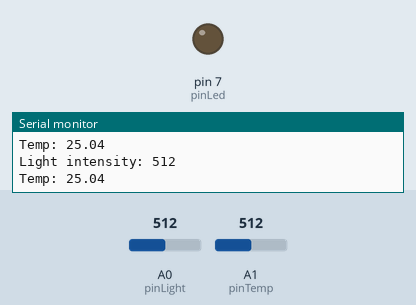
A sketch run on a simulated Arduino Uno, built with avr-gcc and run on an emulated ATmega328P. Parts: output pins drawn as LEDs (lit = HIGH), the last lines printed to the serial monitor. Inputs (shaded band) come from the test bench; at power-on: A0 (pinLight) = 512, A1 (pinTemp) = 512.

Above: at 1.8 s.
1.9 s: A0 (pinLight) set to 411
3.4 s: A0 (pinLight) set to 382
At 5.0 s:
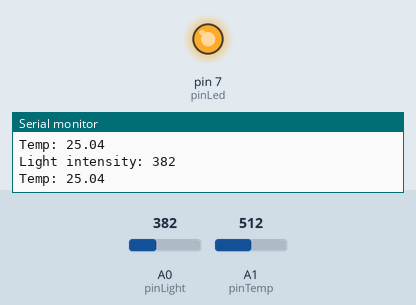
5.5 s: A0 (pinLight) set to 511
At 6.6 s:
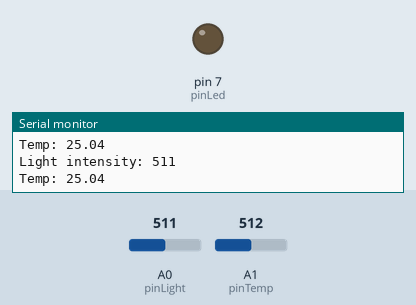
7.5 s: A0 (pinLight) set to 306
At 9.4 s:
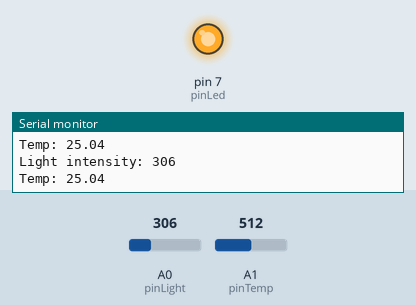
Timing chart, 0 to 10.5 s (numbered marks = the images above; inputs shaded):
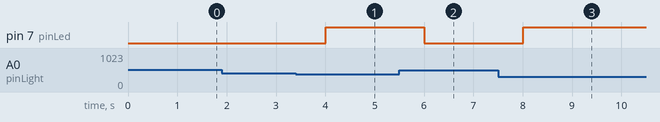

The sketch:

app.ino
```cpp
/*
 * Smart farming proof-of-concept using IoT
 * Done by Jia Jian, Xin Wei, Fiona, Jack and Sam
 * BPAS AY19/20 Term 1 - G9T1
 */


const int pinLight = A0; // Light sensor is at A0.
const int pinTemp = A1; // Define the pin to which the temperature sensor is connected.
const int pinLed = 7; // D7.

// Define the B-value of the thermistor.
// This value is a property of the thermistor used in the Grove - Temperature Sensor,
// and used to convert from the analog value it measures and a temperature value.
const int B = 3975;

// Defines the light-sensor threshold value below which the LED will turn on.
// Decrease this value to make the device more sensitive to ambient light, or vice-versa.
int lightTreshold = 400;

void setup() {
    // Configure the serial communication line at 9600 baud (bits per second.)
    Serial.begin(9600);
    pinMode(pinLed, OUTPUT); // Sets this digital pin as output (LED)
}

void loop() {
    // Temperature reading.
    int temp = analogRead(pinTemp); // Get the (raw) value of the temperature sensor.
    float resistance = (float)(1023-temp)*10000/temp; // Determine the current resistance of the thermistor based on the sensor value.
    float temperature = 1/(log(resistance/10000)/B+1/298.15)-273.15; // Calculate the temperature based on the resistance value.
    Serial.println("Temp: " + (String)temperature); // Print the temperature to the serial console.
    delay(1000); // Wait one second between measurements.

    int light = analogRead(pinLight); // Get raw value of temp sensor, it's an analog sensor!
    Serial.println("Light intensity: " + (String)light);

    if (light < lightTreshold) {
      digitalWrite(pinLed, HIGH);
    }
    else {
      digitalWrite(pinLed, LOW);
    }
}
```

Measured:
- the behaviour switches between 400 and 399 on A0 (pinLight) (found by bisection; images 0 and 1)
- after the input at 3.4 s, pin 7 (pinLed): LOW → HIGH after 0.60 s
- after the input at 5.5 s, pin 7 (pinLed): HIGH → LOW after 0.51 s
- after the input at 7.5 s, pin 7 (pinLed): LOW → HIGH after 0.51 s
